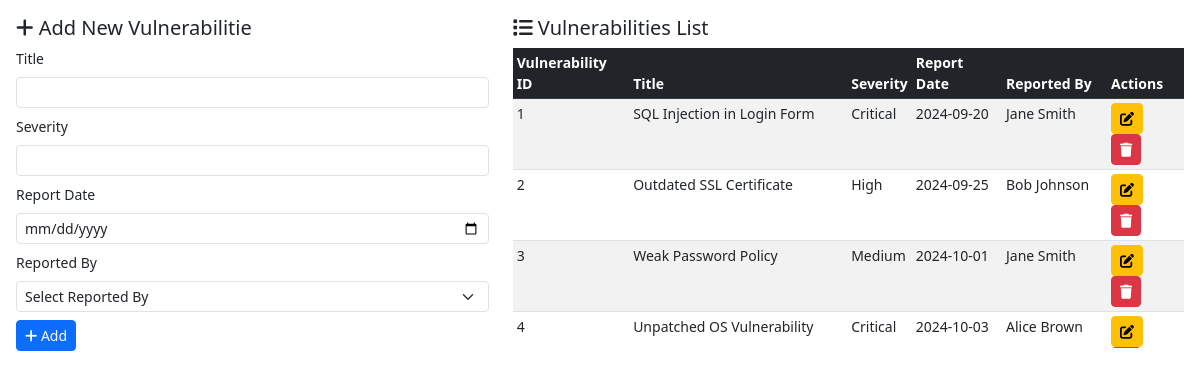
Page /operations/crud.php?table=vulnerabilities on the committed database.
### tables this page shows
CREATE TABLE Vulnerabilities (
    vuln_id INT AUTO_INCREMENT PRIMARY KEY,
    title VARCHAR(255) NOT NULL,
    severity VARCHAR(50) NOT NULL,
    report_date DATE NOT NULL,
    reported_by INT NOT NULL,
    FOREIGN KEY (reported_by) REFERENCES Users(user_id) ON DELETE CASCADE
);

CREATE TABLE Users (
    user_id INT AUTO_INCREMENT PRIMARY KEY,
    name VARCHAR(150) NOT NULL,
    email VARCHAR(200) NOT NULL UNIQUE,
    role_id INT NOT NULL,
    join_date DATE NOT NULL,
    FOREIGN KEY (role_id) REFERENCES Roles(role_id) ON DELETE CASCADE
);

### operations/crud.php (the view, shortened to what this page needs)
<?php
$database = new Database();
$conn = $database->getConnection();
$table = $_GET['table'] ?? 'roles';
$tableConfig = getTableConfig($table);
$data = getData($conn, $table);
$foreignKeyData = getForeignKeyData($conn, $table);
function getData($conn, $table) {
    $sql = "SELECT * FROM {$table}";
    $stmt = $conn->prepare($sql);
    $stmt->execute();
    return $stmt->fetchAll(PDO::FETCH_ASSOC);
}
function getForeignKeyData($conn, $table) {
    $config = getTableConfig($table);
    $foreignKeys = [];
    foreach ($config['foreign_keys'] ?? [] as $field => $ref) {
        $sql = "SELECT * FROM {$ref['table']}";
        $stmt = $conn->prepare($sql);
        $stmt->execute();
        $foreignKeys[$field] = $stmt->fetchAll(PDO::FETCH_ASSOC);
    }
    return $foreignKeys;
}
function getTableConfig($table) {
    return $configs[$table];
}
?>
<!DOCTYPE html>
<html lang="en">
<head>
    <link href="https://cdn.jsdelivr.net/npm/bootstrap@5.3.0/dist/css/bootstrap.min.css" rel="stylesheet">
    <link href="https://cdnjs.cloudflare.com/ajax/libs/font-awesome/6.0.0/css/all.min.css" rel="stylesheet">
</head>
<body>
    <div class="container-fluid p-3">
        <div class="row">
            <div class="col-md-5">
                <h5><i class="fas fa-plus"></i> Add New <?= ucfirst(substr($table, 0, -1)) ?></h5>
                <form method="POST" class="mb-4">
                    <?php foreach ($tableConfig['fields'] as $field => $config): ?>
                        <?php if ($field === $tableConfig['primary_key'] && $tableConfig['auto_increment']) continue; ?>
                        <div class="mb-2">
                            <label class="form-label"><?= $config['label'] ?></label>
                            <?php if (isset($tableConfig['foreign_keys'][$field])): ?>
                                <select name="<?= $field ?>" class="form-select form-select-sm" <?= $config['required'] ?? false ? 'required' : '' ?>>
                                    <option value="">Select <?= $config['label'] ?></option>
                                </select>
                            <?php else: ?>
                                <input type="<?= $config['type'] === 'varchar' ? 'text' : $config['type'] ?>"
                                       name="<?= $field ?>"
                                       class="form-control form-control-sm"
                                       <?= $config['required'] ?? false ? 'required' : '' ?>>
                            <?php endif; ?>
                        </div>
                    <?php endforeach; ?>
                    <button type="submit" class="btn btn-primary btn-sm">
                        <i class="fas fa-plus"></i> Add
                    </button>
                </form>
            </div>
            <div class="col-md-7">
                <h5><i class="fas fa-list"></i> <?= ucfirst($table) ?> List</h5>
                <div class="table-responsive">
                    <table class="table table-striped table-sm">
                        <thead class="table-dark">
                            <tr>
                                <?php foreach ($tableConfig['fields'] as $field => $config): ?>
                                    <th><?= $config['label'] ?></th>
                                <?php endforeach; ?>
                                <th>Actions</th>
                            </tr>
                        </thead>
                        <tbody>
                            <?php foreach ($data as $row): ?>
                                <tr>
                                    <?php foreach ($tableConfig['fields'] as $field => $config): ?>
                                        <td>
                                            <?php if (isset($tableConfig['foreign_keys'][$field])): ?>
                                                <?php
                                                $fk = $tableConfig['foreign_keys'][$field];
                                                $fkRow = array_filter($foreignKeyData[$field], function($fkRow) use ($fk, $row, $field) {
                                                    return $fkRow[$fk['key']] == $row[$field];
                                                });
                                                $fkRow = reset($fkRow);
                                                echo htmlspecialchars($fkRow[$fk['display']] ?? '');
                                                ?>
                                            <?php else: ?>
                                                <?= htmlspecialchars($row[$field]) ?>
                                            <?php endif; ?>
                                        </td>
                                    <?php endforeach; ?>
                                    <td>
                                        <button class="btn btn-warning btn-sm me-1" onclick="editRecord(<?= htmlspecialchars(json_encode($row)) ?>)">
                                            <i class="fas fa-edit"></i>
                                        </button>
                                        <form method="POST" class="d-inline">
                                            <button type="submit" class="btn btn-danger btn-sm" onclick="return confirm('Are you sure?')">
                                                <i class="fas fa-trash"></i>
                                            </button>
                                        </form>
                                    </td>
                                </tr>
                            <?php endforeach; ?>
                        </tbody>
                    </table>
                </div>
            </div>
        </div>
    </div>
</body>
</html>

### operations/crud.php (style rules this page uses)
body { font-size: 14px; }
.table-responsive { max-height: 300px; overflow-y: auto; }
.btn-sm { padding: 0.25rem 0.5rem; font-size: 0.875rem; }

### rows in the picture
vulnerabilities: vuln_id "1", title "SQL Injection in Login Form", severity "Critical", report_date "2024-09-20", reported_by.name "Jane Smith"
vulnerabilities: vuln_id "2", title "Outdated SSL Certificate", severity "High", report_date "2024-09-25"
users: name "Bob Johnson"
vulnerabilities: vuln_id "3", title "Weak Password Policy", severity "Medium", report_date "2024-10-01", reported_by.name "Jane Smith"
vulnerabilities: vuln_id "4", title "Unpatched OS Vulnerability", severity "Critical", report_date "2024-10-03"
users: name "Alice Brown"

### other values in the picture
substr($table, 0, -1) "Vulnerabilitie"
$config['label'] "Title"
$config['label'] "Severity"
$config['label'] "Report Date"
$config['label'] "Reported By"
$table "Vulnerabilities"
$config['label'] "Vulnerability ID"
